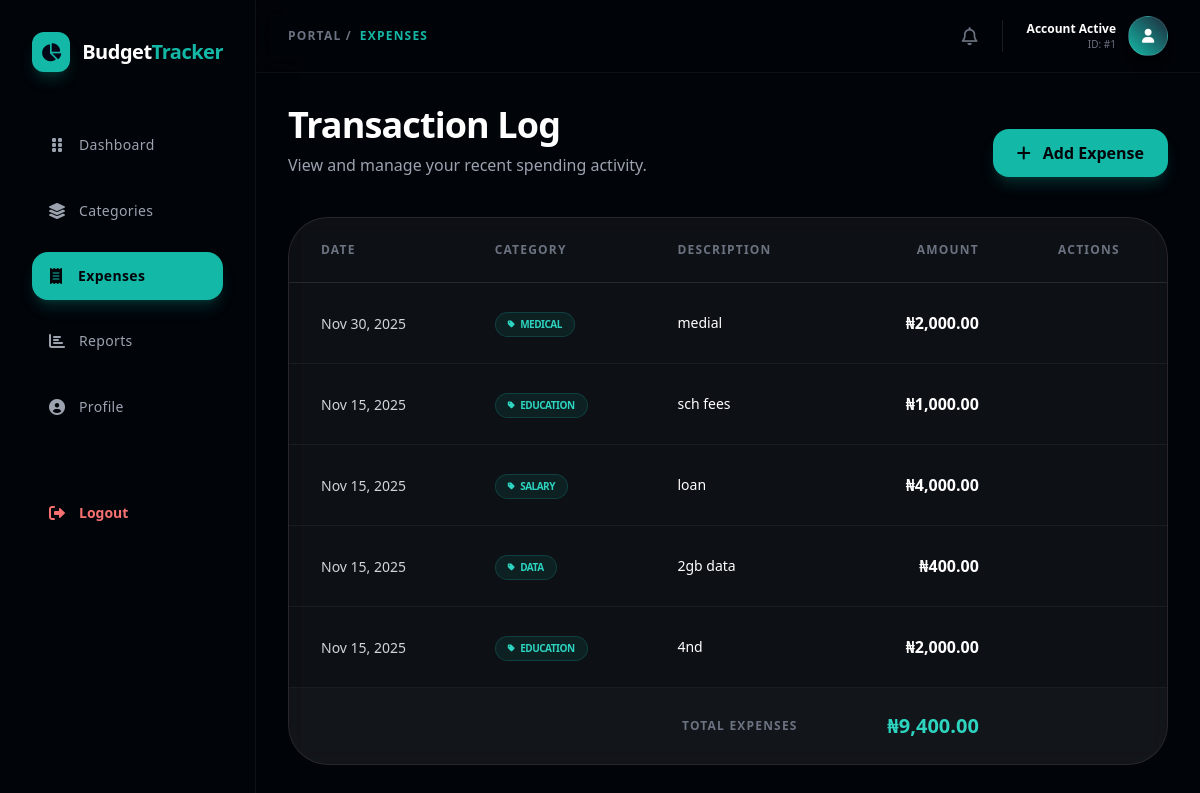
The page /dashboard/expenses.php (signed in) on the database its author committed.
### tables this page shows
CREATE TABLE `expenses` (
  `id` int(11) NOT NULL,
  `user_id` int(11) DEFAULT NULL,
  `category_id` int(11) DEFAULT NULL,
  `amount` decimal(10,2) NOT NULL,
  `description` text DEFAULT NULL,
  `expense_date` date NOT NULL,
  `created_at` timestamp NOT NULL DEFAULT current_timestamp()
);

CREATE TABLE `budget_categories` (
  `id` int(11) NOT NULL,
  `user_id` int(11) DEFAULT NULL,
  `category_name` varchar(50) NOT NULL,
  `category_type` enum('travel','financial','spending','other') NOT NULL,
  `budget_limit` decimal(10,2) DEFAULT NULL,
  `created_at` timestamp NOT NULL DEFAULT current_timestamp()
);

### dashboard/expenses.php (the view, shortened to what this page needs)
<?php
require_once '../includes/auth.php';
?>
<!DOCTYPE html>
<html lang="en">
<head>
    <script src="https://cdn.tailwindcss.com"></script>
    <link rel="stylesheet" href="https://cdnjs.cloudflare.com/ajax/libs/font-awesome/6.0.0/css/all.min.css">
</head>
<body class="bg-navy-950 text-white min-h-screen font-sans">
    <?php include '../includes/sidebar.php'; ?>
    <?php include '../includes/header.php'; ?>
    <main class="ml-64 p-8">
        <div class="flex justify-between items-end mb-10">
            <div>
                <h1 class="text-4xl font-extrabold text-white tracking-tight">Transaction Log</h1>
                <p class="text-gray-400 mt-2">View and manage your recent spending activity.</p>
            </div>
            <button onclick="showAddModal()"
                class="bg-teal-500 hover:bg-teal-400 text-navy-950 px-6 py-3 rounded-2xl font-bold shadow-lg shadow-teal-500/20 transition-all duration-300 transform hover:-translate-y-1">
                <i class="fas fa-plus mr-2"></i> Add Expense
            </button>
        </div>
        <div class="bg-white/5 border border-white/10 rounded-[2.5rem] overflow-hidden backdrop-blur-md">
            <div class="overflow-x-auto">
                <table class="w-full text-left border-collapse">
                    <thead>
                        <tr class="border-b border-white/10">
                            <th class="px-8 py-6 text-xs font-bold text-gray-500 uppercase tracking-widest">Date</th>
                            <th class="px-8 py-6 text-xs font-bold text-gray-500 uppercase tracking-widest">Category</th>
                            <th class="px-8 py-6 text-xs font-bold text-gray-500 uppercase tracking-widest">Description</th>
                            <th class="px-8 py-6 text-xs font-bold text-gray-500 uppercase tracking-widest text-right">Amount</th>
                            <th class="px-8 py-6 text-xs font-bold text-gray-500 uppercase tracking-widest text-center">Actions</th>
                        </tr>
                    </thead>
                    <tbody class="divide-y divide-white/5">
                        <?php
                        $stmt = $pdo->prepare("
                            SELECT e.*, bc.category_name
                            FROM expenses e
                            JOIN budget_categories bc ON e.category_id = bc.id
                            WHERE e.user_id = ?
                            ORDER BY e.expense_date DESC, e.created_at DESC
                        ");
                        $stmt->execute([$_SESSION['user_id']]);
                        $expenses = $stmt->fetchAll();
                        if (empty($expenses)): ?>
                            <tr>
                                <td colspan="5" class="px-8 py-20 text-center">
                                    <div class="bg-white/5 w-16 h-16 rounded-full flex items-center justify-center mx-auto mb-4">
                                        <i class="fas fa-receipt text-gray-600 text-2xl"></i>
                                    </div>
                                    <p class="text-gray-400 text-lg">No expenses recorded yet.</p>
                                </td>
                            </tr>
                        <?php else:
                            $total_amount = 0;
                            foreach ($expenses as $expense):
                                $total_amount += $expense['amount'];
                        ?>
                            <tr class="hover:bg-white/[0.03] transition-colors group">
                                <td class="px-8 py-5">
                                    <span class="text-sm font-medium text-gray-300">
                                        <?php echo date('M d, Y', strtotime($expense['expense_date'])); ?>
                                    </span>
                                </td>
                                <td class="px-8 py-5">
                                    <span class="inline-flex items-center px-3 py-1 rounded-full text-[10px] font-bold tracking-tighter bg-teal-500/10 text-teal-400 border border-teal-500/20 uppercase">
                                        <i class="fas fa-tag mr-1.5 text-[8px]"></i>
                                        <?php echo $expense['category_name']; ?>
                                    </span>
                                </td>
                                <td class="px-8 py-5">
                                    <p class="text-sm text-white font-medium truncate max-w-xs">
                                        <?php echo $expense['description'] ?: '<span class="text-gray-600 italic">No description</span>'; ?>
                                    </p>
                                </td>
                                <td class="px-8 py-5 text-right">
                                    <span class="text-base font-black text-white">
                                        ₦<?php echo number_format($expense['amount'], 2); ?>
                                    </span>
                                </td>
                                <td class="px-8 py-5">
                                </td>
                            </tr>
                        <?php endforeach; ?>
                            <tr class="bg-white/[0.02]">
                                <td colspan="3" class="px-8 py-6 text-right text-xs font-bold text-gray-500 uppercase tracking-widest">Total Expenses</td>
                                <td class="px-8 py-6 text-right">
                                    <span class="text-xl font-black text-teal-400">₦<?php echo number_format($total_amount, 2); ?></span>
                                </td>
                                <td></td>
                            </tr>
                        <?php endif; ?>
                    </tbody>
                </table>
            </div>
        </div>
    </main>
</body>
</html>

### rows shown on the page
expenses: expense_date "Nov 30, 2025", category.category_name "MEDICAL", description "medial", amount "2,000.00"
expenses: expense_date "Nov 15, 2025", category.category_name "EDUCATION", description "sch fees", amount "1,000.00"
expenses: expense_date "Nov 15, 2025", category.category_name "SALARY", description "loan", amount "4,000.00"
expenses: expense_date "Nov 15, 2025", category.category_name "DATA", description "2gb data", amount "400.00"
expenses: expense_date "Nov 15, 2025", category.category_name "EDUCATION", description "4nd", amount "2,000.00"

### other values the page prints
$label "Dashboard Categories Expenses Reports Profile"
$title "EXPENSES"
$_SESSION['user_id'] "1"
$total_amount "9,400.00"
